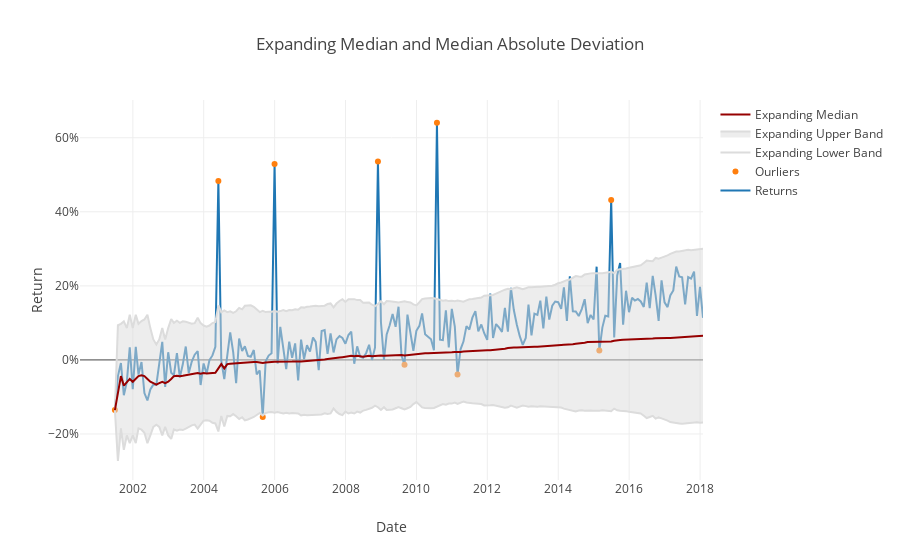

Notebook code for this chart:
### Code cell
fig = go.Figure(data=data, layout=layout)
py.iplot(fig)

### Figure 1 — Plotly figure (JSON) as saved in the notebook; plotly's stock layout.template omitted (floating-point values rounded to 4 significant figures; data arrays with more than 128 entries replaced by an {"elided": "..."} marker saying what was removed)
{"data": [{"name": "Returns", "type": "scatter", "uid": "b25b9530-bdca-11e8-aba4-d89d67f4bdf4", "x": {"elided": "200 str values"}, "y": {"elided": "200 float values"}}, {"mode": "markers", "name": "Ourliers", "type": "scatter", "uid": "b25b9531-bdca-11e8-83b5-d89d67f4bdf4", "x": ["2001-06-30", "2004-05-31", "2005-08-31", "2005-12-31", "2008-11-30", "2009-08-31", "2010-07-31", "2011-02-28", "2015-02-28", "2015-06-30"], "y": [-0.1355, 0.4835, -0.1543, 0.5293, 0.5357, -0.01284, 0.6405, -0.0391, 0.02534, 0.4319]}, {"line": {"color": "rgb(220,220,220)"}, "name": "Expanding Lower Band", "type": "scatter", "uid": "b25b9532-bdca-11e8-9db8-d89d67f4bdf4", "x": {"elided": "200 str values"}, "y": {"elided": "200 float values"}}, {"fill": "tonexty", "line": {"color": "rgb(220,220,220)"}, "name": "Expanding Upper Band", "type": "scatter", "uid": "b25b9533-bdca-11e8-aced-d89d67f4bdf4", "x": {"elided": "200 str values"}, "y": {"elided": "200 float values"}}, {"line": {"color": "rgb(150, 0, 0)"}, "name": "Expanding Median", "type": "scatter", "uid": "b25b9534-bdca-11e8-9bc3-d89d67f4bdf4", "x": {"elided": "200 str values"}, "y": {"elided": "200 float values"}}], "layout": {"title": "Expanding Median and Median Absolute Deviation", "xaxis": {"title": "Date"}, "yaxis": {"tickformat": ".0%", "title": "Return"}}}
